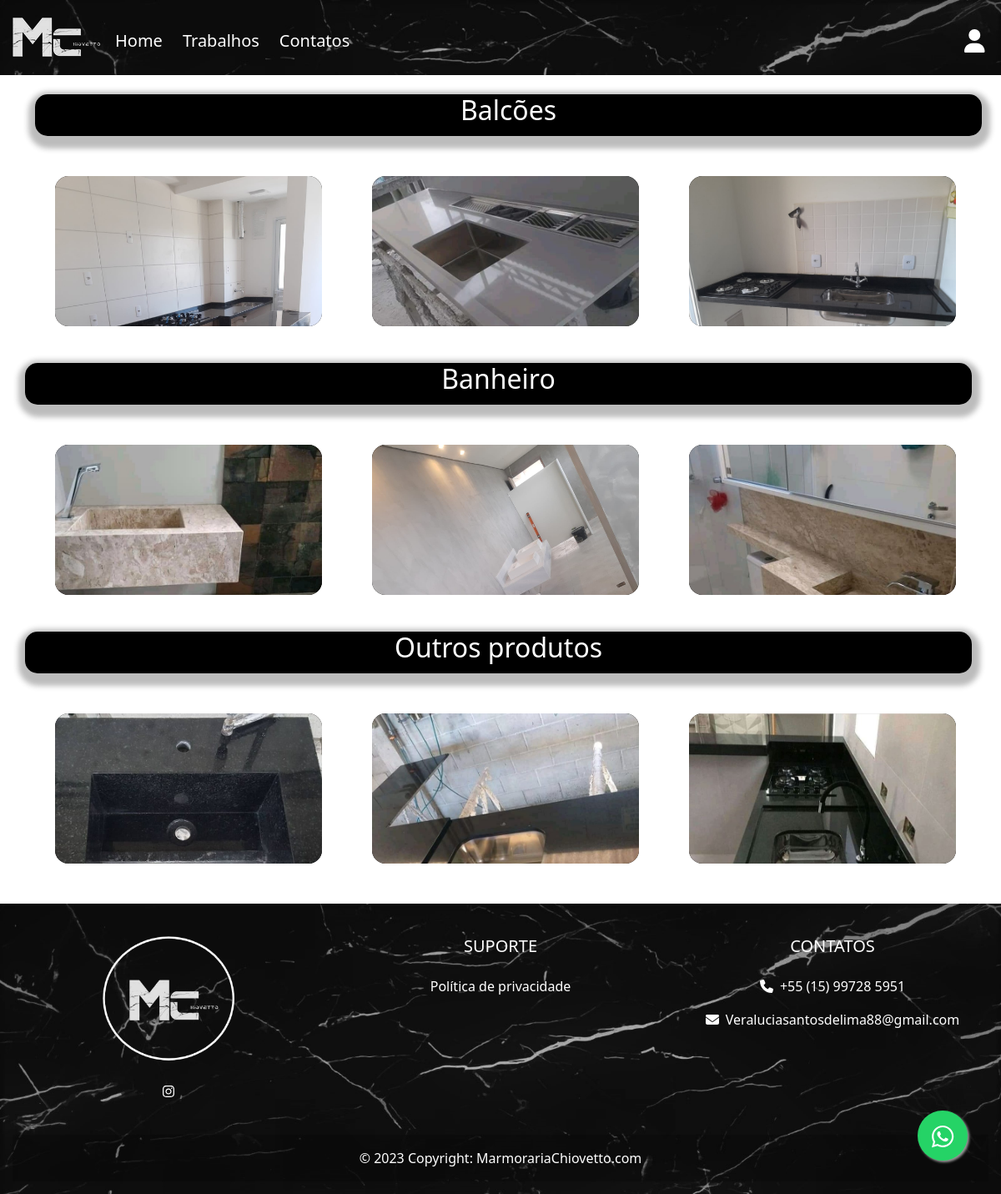
Page /trabalhos/index.php on the committed database.
### tables this page shows
CREATE TABLE
    Produtos (
        id_produto int PRIMARY KEY AUTO_INCREMENT NOT NULL,
        nome_produto VARCHAR(300) NOT NULL,
        valor_produto DECIMAL NOT NULL,
        foto_produto VARCHAR(200) NOT NULL
    );

### inc/database.php (called while the page is built, shortened)
<?php
function open_db()
{
	$vServer = "localhost";
	$vUser = "root";
	$vPassword = "";
	$vName = "marmoraria_bd";
	try {
		$vConexao = new PDO("mysql:host=$vServer;dbname=$vName", $vUser, $vPassword);
		$vConexao->setAttribute(PDO::ATTR_ERRMODE, PDO::ERRMODE_EXCEPTION);
		return $vConexao;
	} catch (PDOException $vErr) {
		$_SESSION['danger'] = "Erro ao conectar ao banco" .  $vErr->getMessage();
	}
}
function readBase($vTabela = null)
{
	$objDatabase = open_db();
	try {
		$vSql = "SELECT * FROM $vTabela";
		$vStmt = $objDatabase->query($vSql);
		if ($vStmt->rowCount() > 0) {
			$vResult = $vStmt->fetchAll();
			return  $vResult;
		}
		else{
			 return false;
		}
	} catch (Exception $objErr) {
		echo "<script>abrirErro();</script>";
	}
}

### trabalhos/funcoes.php (called while the page is built, shortened)
<?php
function produtos(){
    try {
        $vResults = readBase("Produtos");
        return $vResults;
    } catch (Exception $objErr) {
        echo "<h2> Algo deu errado ". $objErr-> getMessage(). "</h2>";
    }
}
?>

### trabalhos/index.php (the view, shortened to what this page needs)
<?php
$vDates = produtos();
$vCol = 0;
?>
<br>
<div class="container mt-4">
<div class="boxtitulo text-center">
    <h2>Balcões</h2>
</div>
    <div class="row">
        <?php if(!is_null($vDates)):?>
            <?php foreach ($vDates as $vKey): ?>
                <?php if ($vCol % 3 == 0): ?>
                    </div><div class="row">
                <?php endif; ?>
                <div class="col-lg-4 col-md-6 mb-4">
                <section class="articles">
                <br>
            <article>
                <div class="article-wrapper">
                <figure>
                    <img src="<?php echo IMAGEM . $vKey['foto_produto']; ?>" alt="Imagem" onclick="abrirImagem(this)">
                </figure>
                </div>
            </article>
        </section>
                </div>
                <?php $vCol++; ?>
                <?php if ($vCol == 3): ?>
                    <div class="boxtitulo text-center">
                        <h2>Banheiro</h2>
                    </div>
                <?php endif; ?>
                <?php if ($vCol == 6): ?>
                    <div class="boxtitulo text-center">
                        <h2>Outros produtos</h2>
                    </div>
                <?php endif; ?>
            <?php endforeach; ?>
        <?php else: ?>
            <h3>Nenhum Trabalho.</h3>
        <?php endif; ?>
    </div>
</div>

### css/style.css (style rules this page uses)
body, html { display: flex; flex-direction: column; min-height: 100vh; margin: 0; padding: 0; width: 100%; }
article { --img-scale: 1.001; --title-color: rgb(255, 255, 255); --link-icon-translate: -20px; --link-icon-opacity: 0; position: relative; border-radius: 16px; box-shadow: none; background: #000000; transform-origin: center; transition: all 0.4s ease-in-out; overflow: hidden; color: white; }
figure { margin: 0; padding: 0; aspect-ratio: 16 / 9; overflow: hidden; }
article img { max-width: 100%; transform-origin: center; transform: scale(var(--img-scale)); transition: transform 0.4s ease-in-out; }
*, *::before, *::after { box-sizing: border-box; }
.articles { display: grid; max-width: 1200px; margin-inline: auto; padding-inline: 24px; grid-template-columns: repeat(auto-fill, minmax(320px, 1fr)); gap: 24px; }
.boxtitulo { width: 1135px; height: 50px; margin-top: 20px; border-radius: 15px; color: white; box-shadow: 1px 6px 6px 9px rgba(34, 34, 34, 0.3); background: rgb(0, 0, 0); background: -moz-linear-gradient(45deg, rgb(0, 0, 0) 0%, rgb(0, 0, 0) 99%); background: -webkit-linear-gradient(45deg, rgb(0, 0, 0) 0%,rgb(0, 0, 0) 99%); background: linear-gradient(45deg, rgb(0, 0, 0) 0%,rgb(0, 0, 0) 99%); filter: progid:DXImageTransform.Microsoft.gradient( startColorstr='#9bc635', endColorstr='#c0ea67',GradientType=1 ); }

### rows in the picture
produtos: foto_produto (picture)
produtos: foto_produto (picture)
produtos: foto_produto (picture), shows "Banheiro"
produtos: foto_produto (picture)
produtos: foto_produto (picture)
produtos: foto_produto (picture), shows "Outros produtos"
produtos: foto_produto (picture)
produtos: foto_produto (picture)
produtos: foto_produto (picture)
